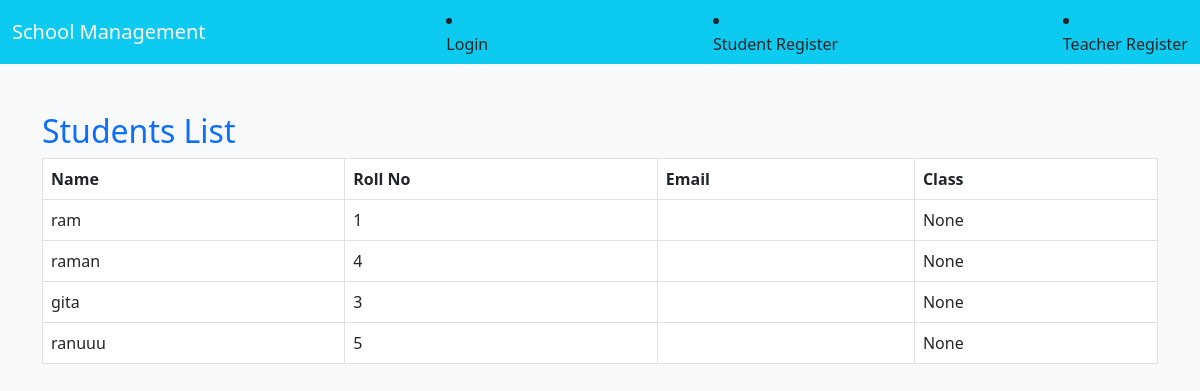
/students/, run on an earlier commit of the app's database.
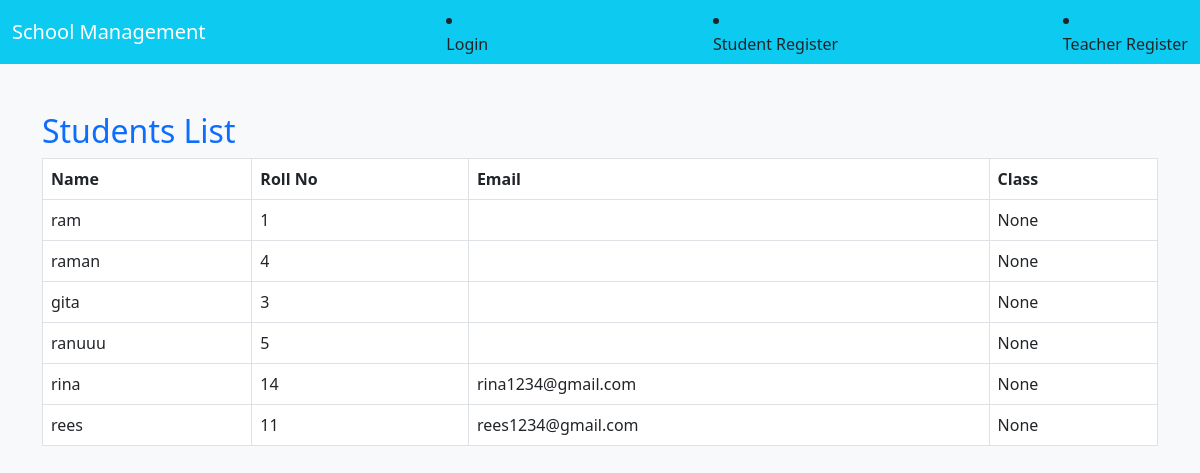
And on a later commit of the database.
### core/models.py (models this page shows, shortened)
class StudentProfile(models.Model):
    user = models.OneToOneField(User, on_delete=models.CASCADE)
    roll_no = models.CharField(max_length=20)
    student_class = models.CharField(max_length=50, blank=True, null=True)

### core/views.py (the view)
# urls.py: path('students/', views.students, name='students'),
def students(request):
    students = StudentProfile.objects.all()
    return render(request, 'students.html', {'students': students})

### core/templates/students.html (shortened to what this page needs)
<!DOCTYPE html>
<html>
<head>
    <link rel="stylesheet" href="https://cdn.jsdelivr.net/npm/bootstrap@5.3.0/dist/css/bootstrap.min.css">
</head>
{% include 'navbar.html' %}
<body class="bg-light">
<div class="container mt-5">
    <h2 class="text-primary">Students List</h2>
  <table class="table table-bordered">
    <thead>
        <tr>
            <th>Name</th>
            <th>Roll No</th>
            <th>Email</th>
            <th>Class</th>
        </tr>
    </thead>
    <tbody>
        {% for student in students %}
        <tr>
            <td>{{ student.user.username }}</td>
            <td>{{ student.roll_no }}</td>
            <td>{{ student.user.email }}</td>
            <td>{{ student.student_class }}</td>
        </tr>
        {% empty %}
        <tr>
            <td colspan="4">No students found.</td>
        </tr>
        {% endfor %}
    </tbody>
</table>
</div>
</body>
</html>

### core/templates/navbar.html
<nav class="navbar navbar-expand-lg navbar-dark bg-info">
  <div class="container-fluid">
    <a class="navbar-brand" href="/">School Management</a>
    <li class="nav-item">
    <a class="nav-link" href="{% url 'login' %}">Login</a>
</li>
      <li><a class="dropdown-item" href="{% url 'student_register' %}">Student Register</a></li>
      <li class="nav-item">
    <a class="nav-link" href="{% url 'teacher_register' %}">Teacher Register</a>
</li>
  </div>
</nav>

What changed in the data, as far as the page shows it:
added StudentProfile: user.username "rina", roll_no "14", user.email "rina1234@gmail.com", student_class "None"
added StudentProfile: user.username "rees", roll_no "11", user.email "rees1234@gmail.com", student_class "None"
